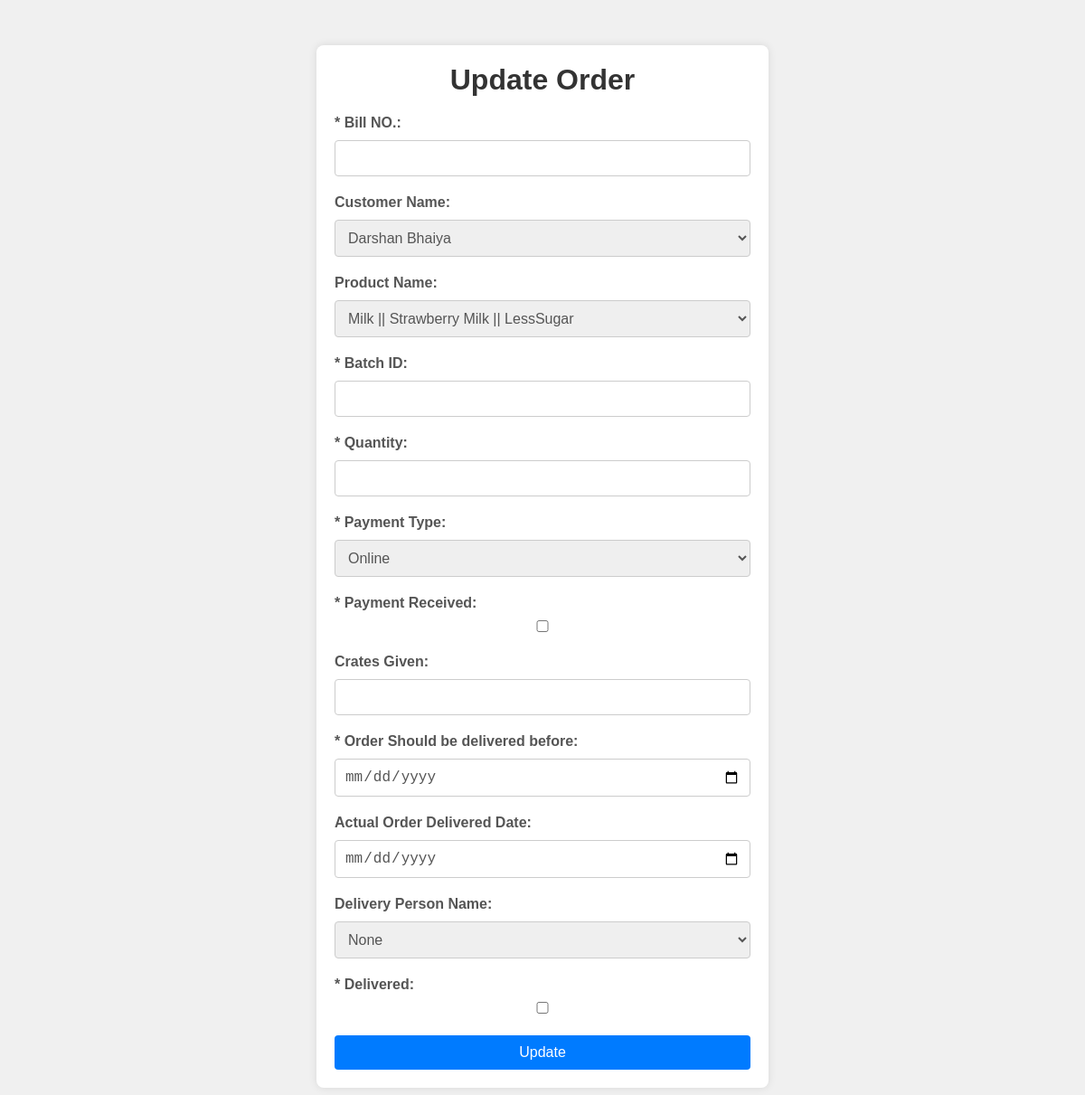
The app's page /open_update_order/OCDPMON5568 (signed in), older data.
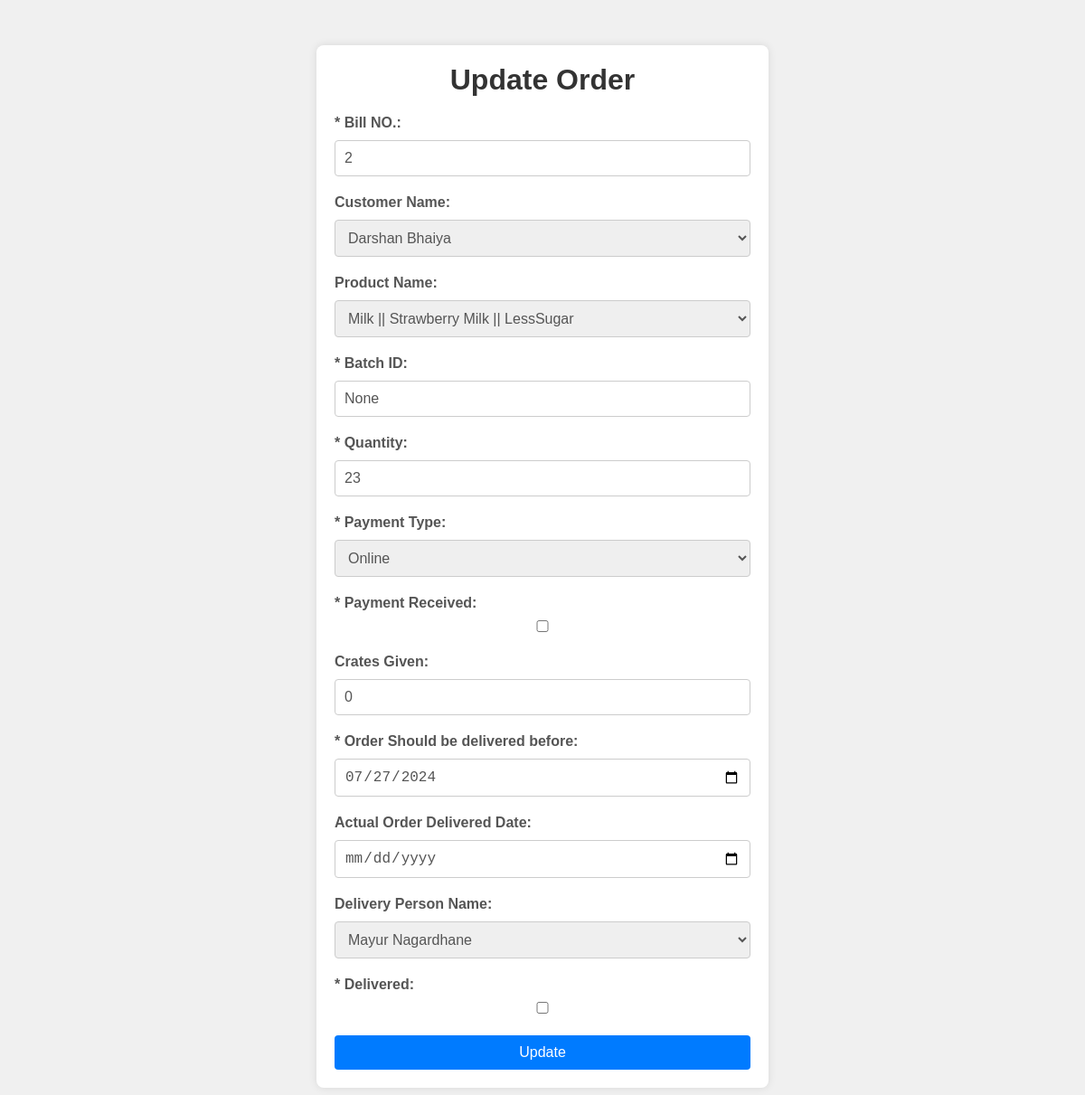
The same page, newer data.
### app.py (models this page shows)
class Orders(db.Model):
    OrderID = db.Column(db.String(60), primary_key=True)
    BillID = db.Column(db.Integer)
    CustomerID = db.Column(db.String(60), db.ForeignKey('customer.CustomerID'))
    ProductID = db.Column(db.String(60), db.ForeignKey('product.ProductID'))
    BatchID = db.Column(db.String(20))
    Quantity = db.Column(db.Integer)
    Amount = db.Column(db.Float)
    OrderDateTime = db.Column(db.DateTime)
    PaymentType = db.Column(db.Enum('Online', 'Cash','Credit'))
    PaymentReceivedOrNot = db.Column(db.Boolean)
    CratesGiven = db.Column(db.Integer)
    PreferredOrderDate = db.Column(db.Date)
    ActualOrderDeliveredDate = db.Column(db.Date)
    DeliveryPersonID = db.Column(db.String(60), db.ForeignKey('delivery_person.DeliveryPersonID'))
    DeliveredOrNot = db.Column(db.Boolean)

class Customer(db.Model):
    CustomerID = db.Column(db.String(60), primary_key=True)
    CustomerName = db.Column(db.String(255))
    Address = db.Column(db.String(255))
    ContactPerson = db.Column(db.String(255))
    ContactNumber = db.Column(db.String(20))
    EmailId=db.Column(db.String(50))
    CustomerType = db.Column(db.Enum('Individual', 'Shop'))
    GSTRegistered = db.Column(db.Boolean)
    GSTNumber = db.Column(db.String(20))
    EngagementSource = db.Column(db.Enum('Direct', 'Marketing', 'Digital Media'))
    FirstOrderDate = db.Column(db.Date)
    LastOrderDate = db.Column(db.Date)
    LastBillNumber = db.Column(db.String(20))
    LastOrderID = db.Column(db.Integer)
    TotalCredit = db.Column(db.Float)
    TotalBusinessAmount = db.Column(db.Float)
    TotalTofuOrdered = db.Column(db.Float)
    TotalTofuAmount = db.Column(db.Float)
    TotalMilkOrdered = db.Column(db.Float)
    TotalMilkAmount = db.Column(db.Float)
    CrateGiven = db.Column(db.Integer)

class Product(db.Model):
    ProductID = db.Column(db.String(60), primary_key=True)
    ProductName = db.Column(db.String(255))
    Type = db.Column(db.Enum('Tofu', 'Milk'))
    SugarType = db.Column(db.String(50))
    ProductDescription = db.Column(db.String(255))
    Price = db.Column(db.Float)
    AvailableQuantity = db.Column(db.Integer)
    TotalQuantityProduced = db.Column(db.Integer)
    AvailableOrNot = db.Column(db.Boolean)

class DeliveryPerson(db.Model):
    DeliveryPersonID = db.Column(db.String(60), primary_key=True)
    DeliveryPersonName = db.Column(db.String(255))
    ContactNumber = db.Column(db.String(20))
    TotalDeliveries = db.Column(db.Integer)
    PreferredDeliveryLocations = db.Column(db.String(255))
    ActiveOrObsolete = db.Column(db.Boolean)

### app.py (the view)
@app.route('/open_update_order/<string:OrderID>')
def open_update_order(OrderID):
    if session['LoggedIn']==True and (session['Designation']=="Admin" or  session['Designation']=="Order Manager"):
        order = Orders.query.filter_by(OrderID=OrderID).first()
        products=Product.query.all()
        customers=Customer.query.all()
        delivery_people = DeliveryPerson.query.all()
        return render_template("updateOrder.html", order=order,products=products,customers=customers,delivery_people=delivery_people)

### templates/updateOrder.html (shortened to what this page needs)
<!DOCTYPE html>
<html lang="en">
<head>
</head>
<body>
    <div class="container">
        <h1>Update Order</h1>
        <form action="/update_order/{{ order.OrderID }}" method="POST">
            <div class="form-group">
                <label for="billID">* Bill NO.:</label>
                <input type="number" id="billID" name="billID" value="{{ order.BillID }}" readonly>
            </div>
            <div class="form-group">
                <label for="customerID">Customer Name:</label>
                <select id="customerID" name="customerID" required>
                    {% for customer in customers %}
                        <option value="{{ customer.CustomerID }}" {% if customer.CustomerID == order.CustomerID %} selected {% endif %}>{{ customer.CustomerName }}</option>
                    {% endfor %}
                </select>
            </div>
            <div class="form-group">
                <label for="productID">Product Name:</label>
                <select id="productID" name="productID" required>
                    {% for product in products %}
                        <option value="{{ product.ProductID }}" {% if product.ProductID == order.ProductID %} selected {% endif %}>{{ product.Type }} || {{ product.ProductName }} || {{ product.SugarType }}</option>
                    {% endfor %}
                </select>
            </div>
            <div class="form-group">
                <label for="batchID">* Batch ID:</label>
                <input type="text" id="batchID" name="batchID" value="{{ order.BatchID }}" required>
            </div>
            <div class="form-group">
                <label for="quantity">* Quantity:</label>
                <input type="number" id="quantity" name="quantity" value="{{ order.Quantity }}" required>
            </div>
            <div class="form-group">
                <label for="paymentType">* Payment Type:</label>
                <select id="paymentType" name="paymentType" required onchange="handlePaymentTypeChange()">
                    <option value="Online" {% if order.PaymentType == 'Online' %} selected {% endif %}>Online</option>
                </select>
            </div>
            <div class="form-group" id="paymentReceivedGroup">
                <label for="paymentReceivedOrNot">* Payment Received:</label>
                <input type="checkbox" id="paymentReceivedOrNot" name="paymentReceivedOrNot" {% if order.PaymentReceivedOrNot %}checked{% endif %}>
            </div>
            <div class="form-group">
                <label for="cratesGiven">Crates Given:</label>
                <input type="number" id="cratesGiven" name="cratesGiven" value="{{ order.CratesGiven }}" >
            </div>
            <div class="form-group">
                <label for="preferredOrderDate">* Order Should be delivered before:</label>
                <input type="date" id="preferredOrderDate" name="preferredOrderDate" value="{{ order.PreferredOrderDate }}" required>
            </div>
            <div class="form-group">
                <label for="actualOrderDeliveredDate">Actual Order Delivered Date:</label>
                <input type="date" id="actualOrderDeliveredDate" name="actualOrderDeliveredDate" value="{{ order.ActualOrderDeliveredDate }}" >
            </div>
            <div class="form-group">
                <label for="deliveryPersonID">Delivery Person Name:</label>
                <select id="deliveryPersonID" name="deliveryPersonID">
                    <option value="">None</option>
                    {% for person in delivery_people %}
                        <option value="{{ person.DeliveryPersonID }}" {% if person.DeliveryPersonID == order.DeliveryPersonID %} selected {% endif %}>{{ person.DeliveryPersonName }}</option>
                    {% endfor %}
                </select>
            </div>
            <div class="form-group">
                <label for="deliveredOrNot">* Delivered:</label>
                <input type="checkbox" id="deliveredOrNot" name="deliveredOrNot" {% if order.DeliveredOrNot %}checked{% endif %}>
            </div>
            <button type="submit">Update</button>
        </form>
    </div>
</body>
</html>

Row changes from the older to the newer data that the page shows:
added Orders: billID "2", customerID "Darshan Bhaiya", productID "Milk || Strawberry Milk || LessSugar", batchID "None", quantity "23", paymentType "Online", cratesGiven "0", preferredOrderDate "07/27/2024", deliveryPersonID "Mayur Nagardhane"
Text that changed along with them:
form field customerID: "Darshan Bhaiya" → (not shown)
form field productID: "Milk || Strawberry Milk || LessSugar" → (not shown)
form field paymentType: "Online" → (not shown)
form field paymentReceivedOrNot: "☐" → (not shown)
form field deliveryPersonID: "None" → (not shown)
form field deliveredOrNot: "☐" → (not shown)
